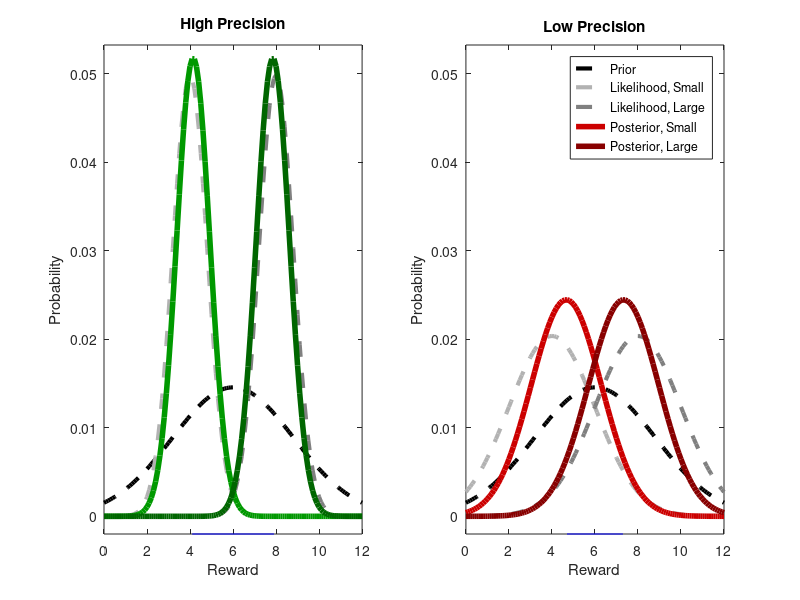

Reproduce this figure in MATLAB.
% This code illustrates the effect of likelihood precision on the posterior
% distribution for the case of two reward sources.
% Written 1Aug19 by JGM.

clear; close all; clc

%%%%%%%%%%%%%%%%%%%%%%%%%%%%%%%%%%%%%%%%%%%%%%%%%%%%%%%%%%%%%%%%%%%%%%%%%%%

figure(1)
figName{1} = 'Bayes';

s = 4; l = 8;                   % small and large reward
r = 0:.1:12;                    % all possible reward values
sigL = [.8, 2];                 % low and high SD (high and low precisions)

p = nan(2,length(r));
maxY = 0;
for e = 1:2
    sig = sigL(e);
    
    % set likelihoods p(s|t), p(l|t)
    ps = normpdf(r,s,sig); ps = ps./sum(ps);
    pl = normpdf(r,l,sig); pl = pl./sum(pl);
    
    % compute prior p(t)
    params = fitdist([s; l],'Normal');
    q = params.mu;
    x = params.sigma;
    pr = normpdf(r,q,x); pr = pr./sum(pr);
    
    % compute posteriors
    pos = ps.*pr; pos = pos./sum(pos);
    pol = pl.*pr; pol = pol./sum(pol);
    
    % find posterior means
    [~,v1] = max(pos); [~,v2] = max(pol);
    mps = r(v1); mpl = r(v2);
    
    %%%%%%%%%%%%%%%%%%%%%%%%%%%%%%% Figure %%%%%%%%%%%%%%%%%%%%%%%%%%%%%%%%

    subplot(1,2,e)
    
    bl = -.002;                     % for visualization of blue line
    C = [0 .6 0; .8 0 0];           % color scheme
    titles = {'High Precision','Low Precision'};
    plot(r,pr,'--k','LineWidth',3)
    hold on
    plot(r,ps,'--','Color', .7*[1 1 1],'LineWidth',3)
    hold on
    plot(r,pl,'--','Color', .5*[1 1 1],'LineWidth',3)
    hold on
    plot(r,pos,'-','Color',C(e,:),'LineWidth',4)
    hold on
    plot(r,pol,'-','Color',C(e,:)/1.5,'LineWidth',4)
    hold on
    plot([mps mpl], bl+[0 0],'b') 	% highlight difference in rewards
   
    xlim([0 max(r)])
    xlabel('Reward')
    ylabel('Probability')
    title(titles{e})
    maxY1 = max([pos pol]);
    maxY = max([maxY1 maxY]);
    ylim([bl 1.03*maxY])
end
legend('Prior','Likelihood, Small','Likelihood, Large',...
        'Posterior, Small','Posterior, Large')